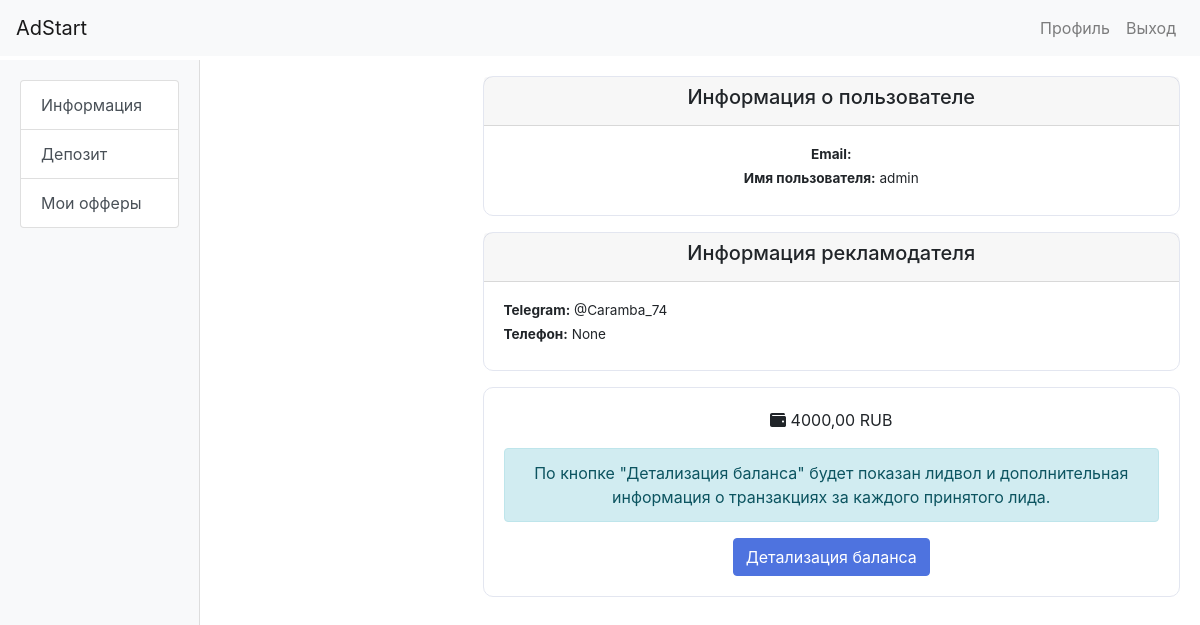
/accounts/profile/ (signed in), run on the app's committed database.
### user_accounts/models.py (models this page shows, shortened)
class Advertiser(models.Model):
    user = models.OneToOneField(User, on_delete=models.CASCADE)
    telegram = models.CharField(
        max_length=50,
        blank=True,
        null=True,
        verbose_name='Telegram',
        help_text='Telegram аккаунт рекламодателя'
    )
    phone = models.CharField(
        max_length=20,
        blank=True,
        null=True,
        verbose_name='Телефон',
        help_text='Телефон рекламодателя'
    )
    class Meta:
        verbose_name = 'Рекламодатель'
        verbose_name_plural = 'Рекламодатели'

### partner_cards/models.py (models this page shows, shortened)
class PartnerCard(models.Model):
    advertiser = models.OneToOneField(Advertiser, on_delete=models.CASCADE, related_name='partner_card')
    logo = models.ImageField(upload_to='partner_logos/', blank=True, null=True, verbose_name='Логотип')
    name = models.CharField(max_length=255, verbose_name='Наименование')
    legal_name = models.CharField(max_length=255, verbose_name='Наименование Юр. лица')
    license = models.FileField(upload_to='licenses/', blank=True, null=True, verbose_name='Лицензия')
    website = models.URLField(verbose_name='Ссылка на официальный сайт')
    legal_address = models.CharField(max_length=255, verbose_name='Юридический адрес')
    actual_addresses = models.TextField(verbose_name='Фактический адрес')
    company_details = models.TextField(verbose_name='Реквизиты компании', blank=True, null=True,)
    contracts = models.FileField(upload_to='contracts/', blank=True, null=True,
                                 verbose_name='Договор, акты, доп. соглашения')
    main_phone = models.CharField(max_length=20, verbose_name='Телефон основной')
    deposit = models.DecimalField(max_digits=10, decimal_places=2, verbose_name='Депозит', blank=True, null=True)
    is_approved = models.BooleanField(default=False, verbose_name='Одобрен администратором')
    class Meta:
        verbose_name = 'Карточка партнера'
        verbose_name_plural = 'Карточки партнеров'

### user_accounts/views.py (the view)
# urls.py: path('profile/', views.profile, name='profile'),
@login_required
def profile(request):
    user = request.user
    advertiser_profile = None
    webmaster_profile = None
    try:
        advertiser_profile = Advertiser.objects.get(user=user)
    except Advertiser.DoesNotExist:
        pass
    try:
        webmaster_profile = Webmaster.objects.get(user=user)
    except Webmaster.DoesNotExist:
        pass
    context = {
        'user': user,
        'advertiser_profile': advertiser_profile,
        'webmaster_profile': webmaster_profile,
    }
    return render(request, 'profile.html', context)

### user_accounts/templatetags/custom_tags.py (called while the page is built)
@register.inclusion_tag('user_accounts/menu.html', takes_context=True)
def load_menu(context):
    user = context['user']
    advertiser_profile = None
    webmaster_profile = None
    if user.is_authenticated:
        try:
            advertiser_profile = Advertiser.objects.get(user=user)
        except Advertiser.DoesNotExist:
            pass
        try:
            webmaster_profile = Webmaster.objects.get(user=user)
        except Webmaster.DoesNotExist:
            pass
    return {
        'user': user,
        'advertiser_profile': advertiser_profile,
        'webmaster_profile': webmaster_profile,
    }

### user_accounts/templates/profile.html (shortened to what this page needs)
{% extends "base.html" %}
{% block content %}
<div class="row">
    <div class="col-md-9 offset-md-3">
        <div class="card mb-3 small-card">
            <div class="card-header text-center">
                <h5>Информация о пользователе</h5>
            </div>
            <div class="card-body text-center">
                <p><strong>Email:</strong> {{ user.email }}</p>
                <p><strong>Имя пользователя:</strong> {{ user.username }}</p>
            </div>
        </div>
        {% if advertiser_profile %}
            <div class="card mb-3 small-card">
                <div class="card-header text-center">
                    <h5>Информация рекламодателя</h5>
                </div>
                <div class="card-body">
                    <p><strong>Telegram:</strong> {{ advertiser_profile.telegram }}</p>
                    <p><strong>Телефон:</strong> {{ advertiser_profile.phone }}</p>
                </div>
            </div>
            {% if advertiser_profile.partner_card %}
                {% if advertiser_profile.partner_card.is_approved %}
                    <div class="card mb-3 deposit-card">
                        <div class="card-body text-center">
                            <p class="deposit-amount">
                                <i class="fas fa-wallet"></i>
                                {{ advertiser_profile.partner_card.deposit }} RUB
                            </p>
                            <div class="alert alert-info mt-3">
                                По кнопке "Детализация баланса" будет показан лидвол и дополнительная информация о транзакциях за каждого принятого лида.
                            </div>
                            <button class="btn btn-primary">Детализация баланса</button>
                        </div>
                    </div>
                {% else %}
                    <div class="alert alert-info" role="alert">
                        Ваша карточка партнера находится на рассмотрении. Пожалуйста, ожидайте, с вами свяжется менеджер. После одобрения придет уведомление на почту.
                    </div>
                {% endif %}
            {% else %}
                <div class="alert alert-info" role="alert">
                    Вам необходимо заполнить карточку партнера.
                </div>
            {% endif %}
        {% endif %}
    </div>
</div>
{% endblock %}

### user_accounts/templates/base.html (style rules this page uses)
.small-card { font-size: 0.85rem; line-height: 1.2; }
.card-header { padding: 0.5rem 0.75rem; }
.card-body { padding: 0.5rem 0.75rem; }
.small-card .card-body p { margin-bottom: 0.5rem; }
.card-header h5 { font-size: 1.25rem; font-weight: 500; }
.card { border: 1px solid #e3e6f0; border-radius: 10px; }
.card-body { padding: 20px; }
.btn-primary { background-color: #4e73df; border-color: #4e73df; }

### data on the page
Advertiser: telegram "@Caramba_74", phone "None", partner_card.deposit "4000,00"

### other printed values
{{ user.username }} "admin"
